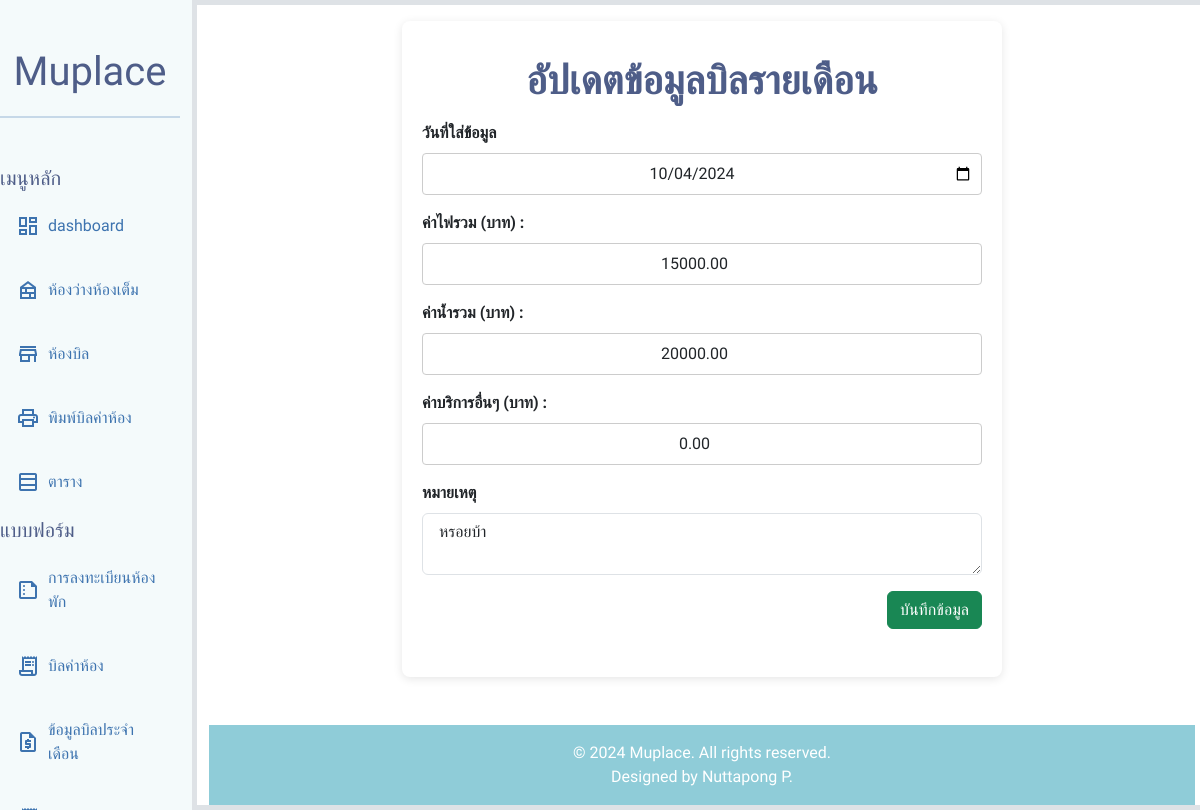
The page /editmonthlybilltable.php?billing_date=2024-10-04 on the database its author committed.
### tables this page shows
CREATE TABLE `billing_info` (
  `id` int(11) NOT NULL,
  `electricity_total` decimal(10,2) NOT NULL DEFAULT 0.00,
  `water_total` decimal(10,2) NOT NULL DEFAULT 0.00,
  `other_charges` decimal(10,2) DEFAULT 0.00,
  `billing_date` date NOT NULL,
  `notes` varchar(255) DEFAULT NULL
);

### editmonthlybilltable.php (the view, shortened to what this page needs)
<?php require 'dbconnection.php'; ?>
<!DOCTYPE html>
<html lang="en">
<head>
    <link
        href="https://cdn.jsdelivr.net/npm/bootstrap@5.3.3/dist/css/bootstrap.min.css"
        rel="stylesheet"
 />
</head>
<body class="p-0">
    <section class="row">
        <?php include("aside.php"); ?>
        <main class="col-9 col-xl-10 bg-white border border-5">
            <?php
            if (isset($_GET['billing_date'])) {
                $billing_date = $_GET['billing_date'];
                $sql = "SELECT * FROM billing_info WHERE billing_date = '$billing_date'";
                $result = $conn->query($sql);
                if ($result->num_rows > 0) {
                    $row = $result->fetch_assoc();
            ?><div class="form-container mb-5 pb-5 mt-3">
                        <h1 class="prompt-bold text-custom-1 text-center my-3 ">อัปเดตข้อมูลบิลรายเดือน</h1>
                        <form action="updatemounthlybill.php" method="POST">
                            <div class="mb-3">
                                <label for="billing_date" class="form-label">วันที่ใส่ข้อมูล</label>
                                <input type="date" class="form-control" id="billing_date" name="billing_date" required value="<?php echo $row['billing_date']; ?>">
                            </div>
                            <div class="mb-3">
                                <label for="electricity_total" class="form-label">ค่าไฟรวม (บาท) :</label>
                                <input type="number" step="0.01" class="form-control" id="electricity_total" name="electricity_total" required value="<?php echo $row['electricity_total']; ?>">
                            </div>
                            <div class="mb-3">
                                <label for="water_total" class="form-label">ค่าน้ำรวม (บาท) :</label>
                                <input type="number" step="0.01" class="form-control" id="water_total" name="water_total" required value="<?php echo $row['water_total']; ?>">
                            </div>
                            <div class="mb-3">
                                <label for="other_charges" class="form-label">ค่าบริการอื่นๆ (บาท) :</label>
                                <input type="number" step="0.01" class="form-control" id="other_charges" name="other_charges" value="<?php echo $row['other_charges']; ?>">
                            </div>
                            <div class="mb-3">
                                <label for="notes" class="form-label">หมายเหตุ</label>
                                <textarea class="form-control" id="notes" name="notes"> <?php echo $row['notes']; ?></textarea>
                            </div>
                            <div class="d-flex justify-content-end align-items-end">
                                <button type="submit" class="btn btn-success ">บันทึกข้อมูล</button>
                            </div>
                        </form>
                    </div>
            <?php include 'footer.php';
                } else {
                    echo "ไม่พบข้อมูลที่ต้องการแก้ไข";
                }
            } else {
                echo "ไม่มี billing_date ที่ระบุใน URL";
            }
            ?>
        </main>
    </section>

### style.css (style rules this page uses)
* { margin: 0; padding: 0; box-sizing: border-box; font-family: "Prompt", sans-serif; font-style: normal; }
body { padding: 0; margin: 0; }
.text-custom-1 { color: #4e5d88; }
body { font-family: Arial, sans-serif; background-color: #f4f4f4; margin: 0; padding: 20px; }
.form-container { max-width: 600px; margin: auto; background-color: #fff; padding: 20px; box-shadow: 0 2px 10px rgba(0, 0, 0, 0.1); border-radius: 8px; }
label { display: block; margin-bottom: 8px; font-weight: bold; }
input[type="text"], input[type="number"], input[type="date"] { width: 100%; padding: 8px; margin-bottom: 15px; border: 1px solid #ccc; border-radius: 4px; }
.prompt-bold { font-family: "Prompt", sans-serif; font-weight: 700; font-style: normal; }
input { margin-top: 20px; padding: 10px; font-size: 16px; width: 50%; text-align: center; }

### editmonthlybilltable.php (style rules this page uses)
.form-container { background-color: #f8f9fa; padding: 20px; border-radius: 8px; box-shadow: 0 2px 10px rgba(0, 0, 0, 0.1); margin: 20px auto; max-width: 600px; }
label { display: block; margin-bottom: 8px; font-weight: bold; }

### rows shown on the page
billing_info: billing_date "10/04/2024", electricity_total "15000.00", water_total "20000.00", other_charges "0.00", notes "หรอยบ้า"
